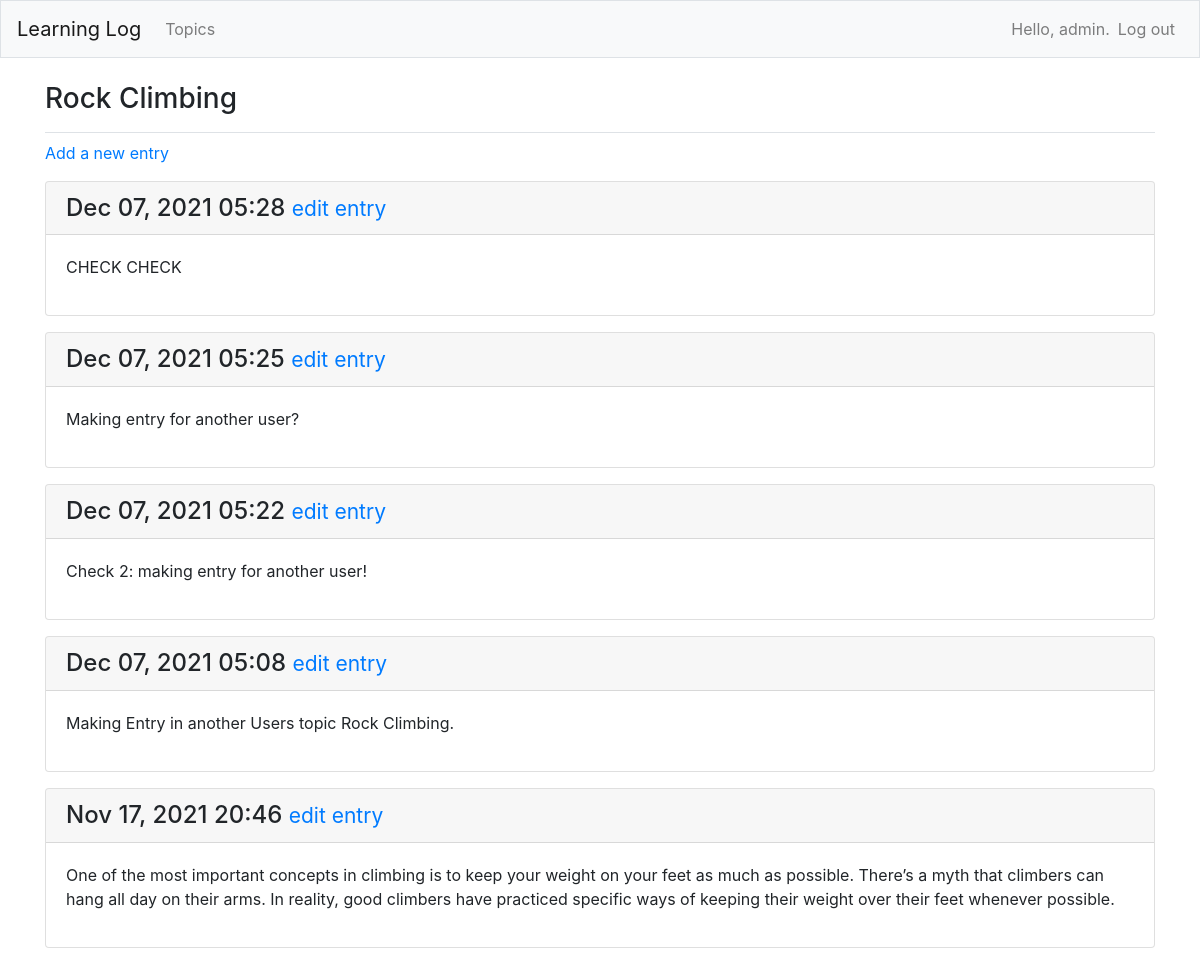
The page /topics/2/ (signed in) on the database its author committed.
### MainApp/models.py (models this page shows, shortened)
class Topic(models.Model):  # has two fields, one text and one with date
    text = models.CharField(max_length=200)
    date_added = models.DateTimeField(auto_now_add=True)
    owner = models.ForeignKey(User, on_delete=models.CASCADE) #migrate!!
    def __str__(self):
        return self.text  # returns name of topic

class Entry(models.Model):
    topic = models.ForeignKey(Topic,on_delete=models.CASCADE)
    text = models.TextField()
    date_added = models.DateTimeField(auto_now_add=True)
    class Meta:
        verbose_name_plural = 'entries'

### MainApp/views.py (the view)
# urls.py: path('topics/<int:topic_id>/',views.topic,name='topic'), #to load individual topics, the id separates chess from rock climbing
@login_required
def topic(request,topic_id): #the id 1 or 2 gets passed to this function and works on it accordingly
    topic = get_object_or_404(Topic, id=topic_id)
    if topic.owner != request.user:
        raise Http404
    entries = topic.entry_set.order_by('-date_added') #this will give all entries realted to that id (topic)
    context = {'topic':topic, 'entries':entries}
    return render(request, 'MainApp/topic.html', context)

### MainApp/templates/MainApp/topic.html (shortened to what this page needs)
{% extends "MainApp/base.html" %}
{% block page_header %}
<h3>{{ topic }}</h3>
{% endblock page_header %}
{% block content %}
<p>
    <a href="{% url 'MainApp:new_entry' topic.id %}">Add a new entry</a>
</p>
{% for e in entries %}
<div class="card mb-3">
    <h4 class="card-header">
        {{ e.date_added|date:'M d, Y H:i' }}
        <small><a href="{% url 'MainApp:edit_entry' e.id %}">
                edit entry</a></small>
    </h4>
    <div class="card-body">
        {{ e.text|linebreaks }}
    </div>
</div>
{% empty %}
<p>There are no entries for this topic yet.</p>
{% endfor %}
{% endblock content %}

### MainApp/templates/MainApp/base.html (shortened to what this page needs)
{% load bootstrap4 %}
<!doctype html>
<html lang="en">
<head>
    {% bootstrap_css %}
</head>
<body>
    <nav class="navbar navbar-expand-md navbar-light bg-light mb-4 border">
        <a class="navbar-brand" href="{% url 'MainApp:index'%}">
            Learning Log</a>
        <div class="collapse navbar-collapse" id="navbarCollapse">
            <ul class="navbar-nav mr-auto">
                <li class="nav-item">
                    <a class="nav-link" href="{% url 'MainApp:topics'%}">
                        Topics</a>
                </li>
            </ul>
            <ul class="navbar-nav ml-auto">
                {% if user.is_authenticated %}
                <li class="nav-item">
                    <span class="navbar-text" }">Hello, {{ user.username }}.</span>
                </li>
                <li class="nav-item">
                    <a class="nav-link" href="{% url 'users:logout' %}">Log out</a>
                </li>
                {% endif %}
            </ul>
        </div>
    </nav>
    <main role="main" class="container">
        <div class="pb-2 mb-2 border-bottom">
            {% block page_header %}{% endblock page_header %}
        </div>
        <div>
            {% block content %}{% endblock content %}
        </div>
    </main>
</body>
</html>

### rows shown on the page
Topic: text "Rock Climbing"
Entry: date_added "Dec 07, 2021 05:28", text "CHECK CHECK"
Entry: date_added "Dec 07, 2021 05:25", text "Making entry for another user?"
Entry: date_added "Dec 07, 2021 05:22", text "Check 2: making entry for another user!"
Entry: date_added "Dec 07, 2021 05:08", text "Making Entry in another Users topic Rock Climbing."
Entry: date_added "Nov 17, 2021 20:46", text "One of the most important concepts in climbing is to keep your weight on your feet as much as possible. There’s a myth that climbers can hang all day on their arms. In reality, good climbers have practiced specific ways of keeping their weight over their feet whenever possible."

### other values the page prints
{{ user.username }} "admin"
